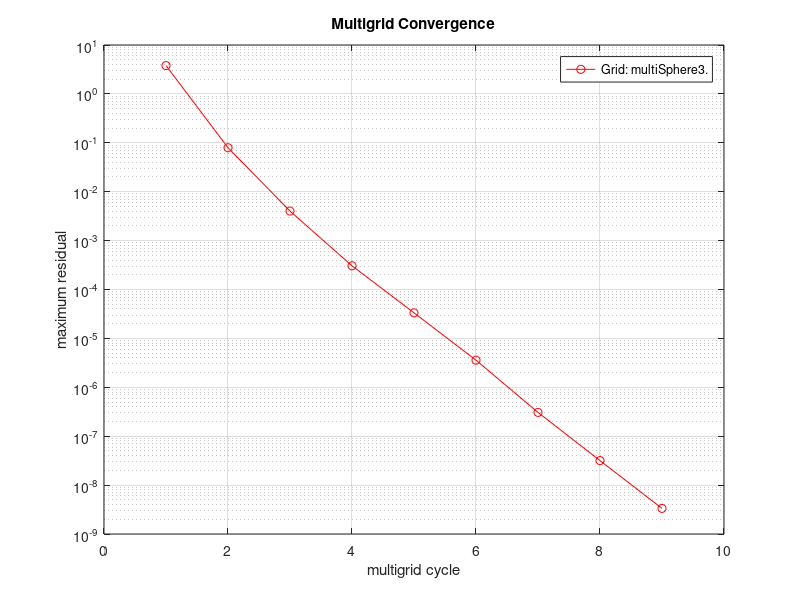

MATLAB code for this plot:
t=[1 2 3 4 5 6 7 8 9 ];
defect=[3.798e+00 7.930e-02 4.015e-03 3.054e-04 3.335e-05 3.589e-06 3.068e-07 3.172e-08 3.338e-09 ];
clf
set(gca,'FontSize',16);
plot(t,defect,'r-o');
title('Multigrid Convergence');
ylabel('maximum residual');
xlabel('multigrid cycle');
set(gca,'YScale','log');
grid on
legend('Grid: multiSphere3.','BC: DDDDDD+IIIIDI+IIIIDI+....','Second-order accurate.','5.4e+06 points. 4 levels.','ave CR=0.071, ECR=0.76');
% pause
% print -depsc2 residual.eps


